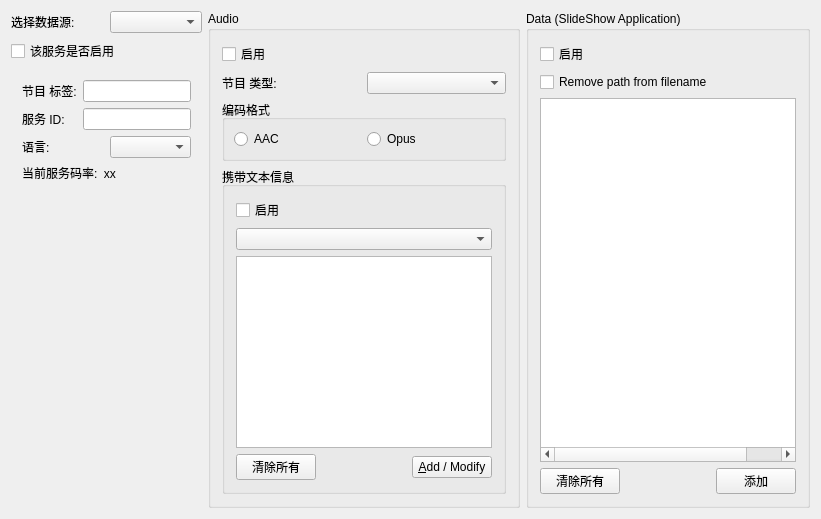
          <widget class="QWidget" name="tabService4">
           <attribute name="title">
            <string>服务 4</string>
           </attribute>
           <layout class="QHBoxLayout" name="horizontalLayout_11">
            <item>
             <layout class="QVBoxLayout" name="verticalLayout_16">
              <item>
               <layout class="QHBoxLayout" name="_35">
                <property name="spacing">
                 <number>6</number>
                </property>
                <property name="leftMargin">
                 <number>0</number>
                </property>
                <property name="topMargin">
                 <number>0</number>
                </property>
                <property name="rightMargin">
                 <number>0</number>
                </property>
                <property name="bottomMargin">
                 <number>0</number>
                </property>
                <item>
                 <widget class="QLabel" name="TextLabelProgramType_7">
                  <property name="text">
                   <string>选择数据源:</string>
                  </property>
                  <property name="wordWrap">
                   <bool>false</bool>
                  </property>
                 </widget>
                </item>
                <item>
                 <widget class="QComboBox" name="ComboBoxSelectiveSource4"/>
                </item>
               </layout>
              </item>
              <item>
               <widget class="QCheckBox" name="CheckBoxEnableService_4">
                <property name="enabled">
                 <bool>true</bool>
                </property>
                <property name="sizePolicy">
                 <sizepolicy hsizetype="Minimum" vsizetype="Minimum">
                  <horstretch>0</horstretch>
                  <verstretch>0</verstretch>
                 </sizepolicy>
                </property>
                <property name="text">
                 <string>该服务是否启用</string>
                </property>
                <property name="checked">
                 <bool>false</bool>
                </property>
                <property name="tristate">
                 <bool>false</bool>
                </property>
               </widget>
              </item>
              <item>
               <layout class="QVBoxLayout" name="_36">
                <property name="spacing">
                 <number>6</number>
                </property>
                <property name="leftMargin">
                 <number>11</number>
                </property>
                <property name="topMargin">
                 <number>11</number>
                </property>
                <property name="rightMargin">
                 <number>11</number>
                </property>
                <property name="bottomMargin">
                 <number>11</number>
                </property>
                <item>
                 <layout class="QHBoxLayout" name="_37">
                  <property name="spacing">
                   <number>6</number>
                  </property>
                  <property name="leftMargin">
                   <number>0</number>
                  </property>
                  <property name="topMargin">
                   <number>0</number>
                  </property>
                  <property name="rightMargin">
                   <number>0</number>
                  </property>
                  <property name="bottomMargin">
                   <number>0</number>
                  </property>
                  <item>
                   <widget class="QLabel" name="TextLabelServiceLabel_4">
                    <property name="text">
                     <string>节目 标签:</string>
                    </property>
                    <property name="wordWrap">
                     <bool>false</bool>
                    </property>
                   </widget>
                  </item>
                  <item>
                   <widget class="QLineEdit" name="LineEditServiceLabel_4">
                    <property name="sizePolicy">
                     <sizepolicy hsizetype="Preferred" vsizetype="Fixed">
                      <horstretch>0</horstretch>
                      <verstretch>0</verstretch>
                     </sizepolicy>
                    </property>
                   </widget>
                  </item>
                 </layout>
                </item>
                <item>
                 <layout class="QHBoxLayout" name="_38">
                  <property name="spacing">
                   <number>6</number>
                  </property>
                  <property name="leftMargin">
                   <number>0</number>
                  </property>
                  <property name="topMargin">
                   <number>0</number>
                  </property>
                  <property name="rightMargin">
                   <number>0</number>
                  </property>
                  <property name="bottomMargin">
                   <number>0</number>
                  </property>
                  <item>
                   <widget class="QLabel" name="TextLabelServiceID_4">
                    <property name="text">
                     <string>服务 ID:</string>
                    </property>
                    <property name="wordWrap">
                     <bool>false</bool>
                    </property>
                   </widget>
                  </item>
                  <item>
                   <widget class="QLineEdit" name="LineEditServiceID_4">
                    <property name="sizePolicy">
                     <sizepolicy hsizetype="Preferred" vsizetype="Fixed">
                      <horstretch>0</horstretch>
                      <verstretch>0</verstretch>
                     </sizepolicy>
                    </property>
                   </widget>
                  </item>
                 </layout>
                </item>
                <item>
                 <layout class="QHBoxLayout" name="_39">
                  <property name="spacing">
                   <number>6</number>
                  </property>
                  <property name="leftMargin">
                   <number>0</number>
                  </property>
                  <property name="topMargin">
                   <number>0</number>
                  </property>
                  <property name="rightMargin">
                   <number>0</number>
                  </property>
                  <property name="bottomMargin">
                   <number>0</number>
                  </property>
                  <item>
                   <widget class="QLabel" name="TextLabelServiceLanguage_4">
                    <property name="text">
                     <string>语言:</string>
                    </property>
                    <property name="wordWrap">
                     <bool>false</bool>
                    </property>
                   </widget>
                  </item>
                  <item>
                   <widget class="QComboBox" name="ComboBoxLanguage_4"/>
                  </item>
                 </layout>
                </item>
                <item>
                 <widget class="QLabel" name="label_8">
                  <property name="text">
                   <string>当前服务码率:  xx</string>
                  </property>
                 </widget>
                </item>
                <item>
                 <spacer name="Spacer3_4">
                  <property name="orientation">
                   <enum>Qt::Vertical</enum>
                  </property>
                  <property name="sizeType">
                   <enum>QSizePolicy::MinimumExpanding</enum>
                  </property>
                  <property name="sizeHint" stdset="0">
                   <size>
                    <width>20</width>
                    <height>20</height>
                   </size>
                  </property>
                 </spacer>
                </item>
               </layout>
              </item>
             </layout>
            </item>
            <item>
             <widget class="QGroupBox" name="GroupBoxAudio_4">
              <property name="title">
               <string>Audio</string>
              </property>
              <layout class="QVBoxLayout" name="_40">
               <property name="spacing">
                <number>6</number>
               </property>
               <property name="leftMargin">
                <number>11</number>
               </property>
               <property name="topMargin">
                <number>11</number>
               </property>
               <property name="rightMargin">
                <number>11</number>
               </property>
               <property name="bottomMargin">
                <number>11</number>
               </property>
               <item>
                <widget class="QCheckBox" name="CheckBoxEnableAudio_4">
                 <property name="enabled">
                  <bool>true</bool>
                 </property>
                 <property name="text">
                  <string>启用</string>
                 </property>
                 <property name="checked">
                  <bool>false</bool>
                 </property>
                </widget>
               </item>
               <item>
                <layout class="QHBoxLayout" name="_41">
                 <property name="spacing">
                  <number>6</number>
                 </property>
                 <property name="leftMargin">
                  <number>0</number>
                 </property>
                 <property name="topMargin">
                  <number>0</number>
                 </property>
                 <property name="rightMargin">
                  <number>0</number>
                 </property>
                 <property name="bottomMargin">
                  <number>0</number>
                 </property>
                 <item>
                  <widget class="QLabel" name="TextLabelProgramType_8">
                   <property name="text">
                    <string>节目 类型:</string>
                   </property>
                   <property name="wordWrap">
                    <bool>false</bool>
                   </property>
                  </widget>
                 </item>
                 <item>
                  <widget class="QComboBox" name="ComboBoxProgramType_8"/>
                 </item>
                </layout>
               </item>
               <item>
                <widget class="QGroupBox" name="GroupBoxCodec_4">
                 <property name="title">
                  <string>编码格式</string>
                 </property>
                 <layout class="QHBoxLayout" name="_42">
                  <item>
                   <widget class="QRadioButton" name="RadioButtonAAC_4">
                    <property name="text">
                     <string>AAC</string>
                    </property>
                   </widget>
                  </item>
                  <item>
                   <widget class="QRadioButton" name="RadioButtonOPUS_4">
                    <property name="text">
                     <string>Opus</string>
                    </property>
                   </widget>
                  </item>
                  <item>
                   <spacer name="horizontalSpacer_5">
                    <property name="orientation">
                     <enum>Qt::Horizontal</enum>
                    </property>
                    <property name="sizeType">
                     <enum>QSizePolicy::Minimum</enum>
                    </property>
                    <property name="sizeHint" stdset="0">
                     <size>
                      <width>0</width>
                      <height>20</height>
                     </size>
                    </property>
                   </spacer>
                  </item>
                 </layout>
                </widget>
               </item>
               <item>
                <widget class="QGroupBox" name="GroupBoxTextMessage_4">
                 <property name="title">
                  <string>携带文本信息</string>
                 </property>
                 <layout class="QVBoxLayout" name="_43">
                  <property name="spacing">
                   <number>6</number>
                  </property>
                  <property name="leftMargin">
                   <number>11</number>
                  </property>
                  <property name="topMargin">
                   <number>11</number>
                  </property>
                  <property name="rightMargin">
                   <number>11</number>
                  </property>
                  <property name="bottomMargin">
                   <number>11</number>
                  </property>
                  <item>
                   <widget class="QCheckBox" name="CheckBoxEnableTextMessage_4">
                    <property name="enabled">
                     <bool>true</bool>
                    </property>
                    <property name="text">
                     <string>启用</string>
                    </property>
                    <property name="checked">
                     <bool>false</bool>
                    </property>
                   </widget>
                  </item>
                  <item>
                   <widget class="QComboBox" name="ComboBoxTextMessage_4"/>
                  </item>
                  <item>
                   <widget class="QTextEdit" name="MultiLineEditTextMessage_4">
                    <property name="tabChangesFocus">
                     <bool>true</bool>
                    </property>
                    <property name="acceptRichText">
                     <bool>false</bool>
                    </property>
                   </widget>
                  </item>
                  <item>
                   <layout class="QHBoxLayout" name="_44">
                    <property name="spacing">
                     <number>6</number>
                    </property>
                    <property name="leftMargin">
                     <number>0</number>
                    </property>
                    <property name="topMargin">
                     <number>0</number>
                    </property>
                    <property name="rightMargin">
                     <number>0</number>
                    </property>
                    <property name="bottomMargin">
                     <number>0</number>
                    </property>
                    <item>
                     <widget class="QPushButton" name="PushButtonClearAllText_4">
                      <property name="text">
                       <string>清除所有</string>
                      </property>
                     </widget>
                    </item>
                    <item>
                     <spacer name="Spacer2_7">
                      <property name="orientation">
                       <enum>Qt::Horizontal</enum>
                      </property>
                      <property name="sizeType">
                       <enum>QSizePolicy::Expanding</enum>
                      </property>
                      <property name="sizeHint" stdset="0">
                       <size>
                        <width>20</width>
                        <height>20</height>
                       </size>
                      </property>
                     </spacer>
                    </item>
                    <item>
                     <widget class="QPushButton" name="PushButtonAddText_4">
                      <property name="text">
                       <string>&amp;Add / Modify</string>
                      </property>
                     </widget>
                    </item>
                   </layout>
                  </item>
                 </layout>
                </widget>
               </item>
              </layout>
             </widget>
            </item>
            <item>
             <widget class="QGroupBox" name="GroupBoxData_4">
              <property name="title">
               <string>Data (SlideShow Application)</string>
              </property>
              <layout class="QVBoxLayout" name="_45">
               <property name="spacing">
                <number>6</number>
               </property>
               <property name="leftMargin">
                <number>11</number>
               </property>
               <property name="topMargin">
                <number>11</number>
               </property>
               <property name="rightMargin">
                <number>11</number>
               </property>
               <property name="bottomMargin">
                <number>11</number>
               </property>
               <item>
                <widget class="QCheckBox" name="CheckBoxEnableData_4">
                 <property name="enabled">
                  <bool>true</bool>
                 </property>
                 <property name="text">
                  <string>启用</string>
                 </property>
                 <property name="checked">
                  <bool>false</bool>
                 </property>
                </widget>
               </item>
               <item>
                <widget class="QCheckBox" name="CheckBoxRemovePath_4">
                 <property name="text">
                  <string>Remove path from filename</string>
                 </property>
                </widget>
               </item>
               <item>
                <widget class="QTreeWidget" name="TreeWidgetFileNames_4">
                 <property name="autoScroll">
                  <bool>false</bool>
                 </property>
                 <property name="editTriggers">
                  <set>QAbstractItemView::NoEditTriggers</set>
                 </property>
                 <property name="alternatingRowColors">
                  <bool>true</bool>
                 </property>
                 <property name="selectionMode">
                  <enum>QAbstractItemView::NoSelection</enum>
                 </property>
                 <property name="selectionBehavior">
                  <enum>QAbstractItemView::SelectRows</enum>
                 </property>
                 <property name="verticalScrollMode">
                  <enum>QAbstractItemView::ScrollPerPixel</enum>
                 </property>
                 <property name="horizontalScrollMode">
                  <enum>QAbstractItemView::ScrollPerPixel</enum>
                 </property>
                 <property name="indentation">
                  <number>0</number>
                 </property>
                 <property name="rootIsDecorated">
                  <bool>false</bool>
                 </property>
                 <property name="uniformRowHeights">
                  <bool>true</bool>
                 </property>
                 <attribute name="headerVisible">
                  <bool>false</bool>
                 </attribute>
                 <attribute name="headerStretchLastSection">
                  <bool>false</bool>
                 </attribute>
                 <column>
                  <property name="text">
                   <string>File Name</string>
                  </property>
                 </column>
                 <column>
                  <property name="text">
                   <string>Size [KB]</string>
                  </property>
                 </column>
                 <column>
                  <property name="text">
                   <string>Full Path</string>
                  </property>
                 </column>
                </widget>
               </item>
               <item>
                <layout class="QHBoxLayout" name="_46">
                 <property name="spacing">
                  <number>6</number>
                 </property>
                 <property name="leftMargin">
                  <number>0</number>
                 </property>
                 <property name="topMargin">
                  <number>0</number>
                 </property>
                 <property name="rightMargin">
                  <number>0</number>
                 </property>
                 <property name="bottomMargin">
                  <number>0</number>
                 </property>
                 <item>
                  <widget class="QPushButton" name="PushButtonClearAllFileNames_4">
                   <property name="text">
                    <string>清除所有</string>
                   </property>
                  </widget>
                 </item>
                 <item>
                  <spacer name="Spacer2_8">
                   <property name="orientation">
                    <enum>Qt::Horizontal</enum>
                   </property>
                   <property name="sizeType">
                    <enum>QSizePolicy::Expanding</enum>
                   </property>
                   <property name="sizeHint" stdset="0">
                    <size>
                     <width>20</width>
                     <height>20</height>
                    </size>
                   </property>
                  </spacer>
                 </item>
                 <item>
                  <widget class="QPushButton" name="PushButtonAddFile_4">
                   <property name="text">
                    <string>添加</string>
                   </property>
                  </widget>
                 </item>
                </layout>
               </item>
              </layout>
             </widget>
            </item>
           </layout>
          </widget>
